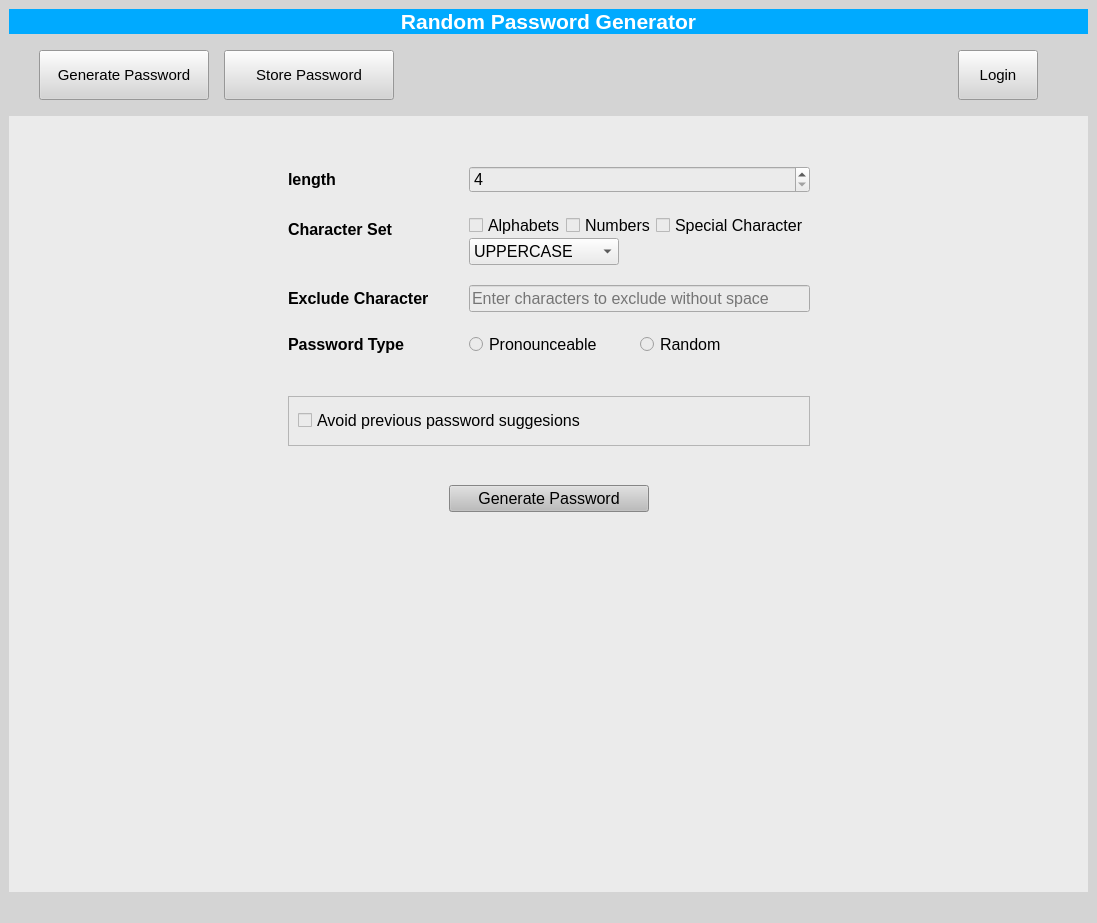
<?xml version="1.0" encoding="UTF-8"?>
<ui version="4.0">
 <class>MainWindow</class>
 <widget class="QMainWindow" name="MainWindow">
  <property name="geometry">
   <rect>
    <x>0</x>
    <y>0</y>
    <width>1097</width>
    <height>923</height>
   </rect>
  </property>
  <property name="windowTitle">
   <string>Random Password Generator</string>
  </property>
  <property name="styleSheet">
   <string notr="true">background-color: rgb(212, 212, 212);</string>
  </property>
  <property name="tabShape">
   <enum>QTabWidget::Rounded</enum>
  </property>
  <property name="dockNestingEnabled">
   <bool>true</bool>
  </property>
  <widget class="QWidget" name="centralwidget">
   <layout class="QVBoxLayout" name="verticalLayout">
    <item>
     <widget class="QLabel" name="AppName_label">
      <property name="maximumSize">
       <size>
        <width>16777215</width>
        <height>80</height>
       </size>
      </property>
      <property name="font">
       <font>
        <pointsize>16</pointsize>
        <weight>75</weight>
        <bold>true</bold>
       </font>
      </property>
      <property name="styleSheet">
       <string notr="true">background-color: rgb(0, 170, 255);
color: rgb(255, 255, 255);</string>
      </property>
      <property name="text">
       <string>Random Password Generator</string>
      </property>
      <property name="alignment">
       <set>Qt::AlignCenter</set>
      </property>
      <property name="margin">
       <number>10</number>
      </property>
     </widget>
    </item>
    <item>
     <layout class="QHBoxLayout" name="MenuLayout">
      <property name="spacing">
       <number>15</number>
      </property>
      <property name="leftMargin">
       <number>30</number>
      </property>
      <property name="topMargin">
       <number>0</number>
      </property>
      <property name="rightMargin">
       <number>50</number>
      </property>
      <property name="bottomMargin">
       <number>0</number>
      </property>
      <item>
       <widget class="QPushButton" name="SimPass_PBtn">
        <property name="minimumSize">
         <size>
          <width>170</width>
          <height>50</height>
         </size>
        </property>
        <property name="maximumSize">
         <size>
          <width>200</width>
          <height>50</height>
         </size>
        </property>
        <property name="font">
         <font>
          <pointsize>11</pointsize>
         </font>
        </property>
        <property name="cursor">
         <cursorShape>PointingHandCursor</cursorShape>
        </property>
        <property name="styleSheet">
         <string notr="true">border-color: rgb(161, 161, 161);</string>
        </property>
        <property name="text">
         <string>Generate Password</string>
        </property>
        <property name="default">
         <bool>false</bool>
        </property>
        <property name="flat">
         <bool>false</bool>
        </property>
       </widget>
      </item>
      <item>
       <widget class="QPushButton" name="AdvPass_PBtn">
        <property name="minimumSize">
         <size>
          <width>170</width>
          <height>50</height>
         </size>
        </property>
        <property name="maximumSize">
         <size>
          <width>200</width>
          <height>50</height>
         </size>
        </property>
        <property name="font">
         <font>
          <pointsize>11</pointsize>
         </font>
        </property>
        <property name="cursor">
         <cursorShape>PointingHandCursor</cursorShape>
        </property>
        <property name="text">
         <string>Store Password</string>
        </property>
       </widget>
      </item>
      <item>
       <spacer name="SpaceFiller_H1">
        <property name="orientation">
         <enum>Qt::Horizontal</enum>
        </property>
        <property name="sizeType">
         <enum>QSizePolicy::Expanding</enum>
        </property>
        <property name="sizeHint" stdset="0">
         <size>
          <width>40</width>
          <height>70</height>
         </size>
        </property>
       </spacer>
      </item>
      <item>
       <widget class="QLabel" name="UserNm_label">
        <property name="font">
         <font>
          <pointsize>12</pointsize>
         </font>
        </property>
        <property name="text">
         <string/>
        </property>
       </widget>
      </item>
      <item>
       <widget class="QPushButton" name="Login_PBtn">
        <property name="maximumSize">
         <size>
          <width>100</width>
          <height>50</height>
         </size>
        </property>
        <property name="font">
         <font>
          <pointsize>11</pointsize>
         </font>
        </property>
        <property name="cursor">
         <cursorShape>PointingHandCursor</cursorShape>
        </property>
        <property name="text">
         <string>Login</string>
        </property>
       </widget>
      </item>
     </layout>
    </item>
    <item>
     <widget class="QStackedWidget" name="stackedWidget">
      <property name="styleSheet">
       <string notr="true">background-color: rgb(235, 235, 235);</string>
      </property>
      <property name="currentIndex">
       <number>0</number>
      </property>
      <widget class="QWidget" name="PassGen_Page">
       <layout class="QHBoxLayout" name="horizontalLayout_5">
        <property name="spacing">
         <number>9</number>
        </property>
        <property name="topMargin">
         <number>50</number>
        </property>
        <item>
         <spacer name="SpaceFiller_H7">
          <property name="orientation">
           <enum>Qt::Horizontal</enum>
          </property>
          <property name="sizeHint" stdset="0">
           <size>
            <width>40</width>
            <height>20</height>
           </size>
          </property>
         </spacer>
        </item>
        <item>
         <layout class="QVBoxLayout" name="verticalLayout_4">
          <property name="spacing">
           <number>39</number>
          </property>
          <item>
           <layout class="QFormLayout" name="PassGen_formLayout">
            <property name="sizeConstraint">
             <enum>QLayout::SetDefaultConstraint</enum>
            </property>
            <property name="fieldGrowthPolicy">
             <enum>QFormLayout::AllNonFixedFieldsGrow</enum>
            </property>
            <property name="horizontalSpacing">
             <number>40</number>
            </property>
            <property name="verticalSpacing">
             <number>20</number>
            </property>
            <property name="leftMargin">
             <number>0</number>
            </property>
            <item row="1" column="0">
             <widget class="QLabel" name="PassLen_label">
              <property name="font">
               <font>
                <pointsize>12</pointsize>
                <weight>75</weight>
                <bold>true</bold>
               </font>
              </property>
              <property name="text">
               <string>length</string>
              </property>
             </widget>
            </item>
            <item row="1" column="1">
             <widget class="QSpinBox" name="PassLength_SEdit">
              <property name="font">
               <font>
                <pointsize>12</pointsize>
               </font>
              </property>
              <property name="minimum">
               <number>4</number>
              </property>
              <property name="value">
               <number>4</number>
              </property>
             </widget>
            </item>
            <item row="2" column="0">
             <widget class="QLabel" name="CharSet_label">
              <property name="font">
               <font>
                <pointsize>12</pointsize>
                <weight>75</weight>
                <bold>true</bold>
               </font>
              </property>
              <property name="text">
               <string>Character Set</string>
              </property>
             </widget>
            </item>
            <item row="2" column="1">
             <layout class="QVBoxLayout" name="charSet_VLayout">
              <item>
               <layout class="QHBoxLayout" name="charsetchoices_Hlayout">
                <item>
                 <widget class="QCheckBox" name="AlphaSet_checkbox">
                  <property name="font">
                   <font>
                    <pointsize>12</pointsize>
                   </font>
                  </property>
                  <property name="cursor">
                   <cursorShape>PointingHandCursor</cursorShape>
                  </property>
                  <property name="text">
                   <string>Alphabets</string>
                  </property>
                 </widget>
                </item>
                <item>
                 <widget class="QCheckBox" name="NumSet_checkbox">
                  <property name="font">
                   <font>
                    <pointsize>12</pointsize>
                   </font>
                  </property>
                  <property name="cursor">
                   <cursorShape>PointingHandCursor</cursorShape>
                  </property>
                  <property name="text">
                   <string>Numbers</string>
                  </property>
                 </widget>
                </item>
                <item>
                 <widget class="QCheckBox" name="SpeCharSet_checkbox">
                  <property name="font">
                   <font>
                    <pointsize>12</pointsize>
                   </font>
                  </property>
                  <property name="cursor">
                   <cursorShape>PointingHandCursor</cursorShape>
                  </property>
                  <property name="text">
                   <string>Special Character</string>
                  </property>
                 </widget>
                </item>
               </layout>
              </item>
              <item>
               <layout class="QHBoxLayout" name="addCharSet_Hlayout">
                <item>
                 <widget class="QComboBox" name="CharCase_combobox">
                  <property name="enabled">
                   <bool>true</bool>
                  </property>
                  <property name="sizePolicy">
                   <sizepolicy hsizetype="Expanding" vsizetype="Fixed">
                    <horstretch>0</horstretch>
                    <verstretch>0</verstretch>
                   </sizepolicy>
                  </property>
                  <property name="minimumSize">
                   <size>
                    <width>0</width>
                    <height>0</height>
                   </size>
                  </property>
                  <property name="maximumSize">
                   <size>
                    <width>150</width>
                    <height>16777215</height>
                   </size>
                  </property>
                  <property name="font">
                   <font>
                    <pointsize>12</pointsize>
                   </font>
                  </property>
                  <property name="cursor">
                   <cursorShape>PointingHandCursor</cursorShape>
                  </property>
                  <property name="frame">
                   <bool>true</bool>
                  </property>
                  <item>
                   <property name="text">
                    <string>UPPERCASE</string>
                   </property>
                  </item>
                  <item>
                   <property name="text">
                    <string>lowercase</string>
                   </property>
                  </item>
                  <item>
                   <property name="text">
                    <string>Both</string>
                   </property>
                  </item>
                 </widget>
                </item>
                <item>
                 <spacer name="SpaceFiller_H2">
                  <property name="orientation">
                   <enum>Qt::Horizontal</enum>
                  </property>
                  <property name="sizeHint" stdset="0">
                   <size>
                    <width>20</width>
                    <height>20</height>
                   </size>
                  </property>
                 </spacer>
                </item>
               </layout>
              </item>
             </layout>
            </item>
            <item row="3" column="0">
             <widget class="QLabel" name="ExcChar_label">
              <property name="font">
               <font>
                <pointsize>12</pointsize>
                <weight>75</weight>
                <bold>true</bold>
               </font>
              </property>
              <property name="text">
               <string>Exclude Character</string>
              </property>
             </widget>
            </item>
            <item row="3" column="1">
             <widget class="QLineEdit" name="ExcChar_lEdit">
              <property name="font">
               <font>
                <pointsize>12</pointsize>
               </font>
              </property>
              <property name="inputMask">
               <string/>
              </property>
              <property name="placeholderText">
               <string>Enter characters to exclude without space</string>
              </property>
             </widget>
            </item>
            <item row="4" column="0">
             <widget class="QLabel" name="PassType_label">
              <property name="font">
               <font>
                <pointsize>12</pointsize>
                <weight>75</weight>
                <bold>true</bold>
               </font>
              </property>
              <property name="text">
               <string>Password Type</string>
              </property>
             </widget>
            </item>
            <item row="4" column="1">
             <layout class="QHBoxLayout" name="passType_HLayout">
              <item>
               <widget class="QRadioButton" name="ProPassType_radiobtn">
                <property name="font">
                 <font>
                  <pointsize>12</pointsize>
                 </font>
                </property>
                <property name="cursor">
                 <cursorShape>PointingHandCursor</cursorShape>
                </property>
                <property name="text">
                 <string>Pronounceable</string>
                </property>
                <attribute name="buttonGroup">
                 <string notr="true">PassType_radiobtnGroup</string>
                </attribute>
               </widget>
              </item>
              <item>
               <widget class="QRadioButton" name="RandomPassType_randombtn">
                <property name="font">
                 <font>
                  <pointsize>12</pointsize>
                 </font>
                </property>
                <property name="cursor">
                 <cursorShape>PointingHandCursor</cursorShape>
                </property>
                <property name="text">
                 <string>Random</string>
                </property>
                <attribute name="buttonGroup">
                 <string notr="true">PassType_radiobtnGroup</string>
                </attribute>
               </widget>
              </item>
             </layout>
            </item>
           </layout>
          </item>
          <item>
           <widget class="QFrame" name="AdvPassOpt_frame">
            <property name="minimumSize">
             <size>
              <width>0</width>
              <height>50</height>
             </size>
            </property>
            <property name="frameShape">
             <enum>QFrame::StyledPanel</enum>
            </property>
            <property name="frameShadow">
             <enum>QFrame::Raised</enum>
            </property>
            <property name="lineWidth">
             <number>1</number>
            </property>
            <layout class="QVBoxLayout" name="verticalLayout_3">
             <property name="spacing">
              <number>20</number>
             </property>
             <item>
              <widget class="QCheckBox" name="NAPassSug_checkbox">
               <property name="font">
                <font>
                 <pointsize>12</pointsize>
                </font>
               </property>
               <property name="cursor">
                <cursorShape>PointingHandCursor</cursorShape>
               </property>
               <property name="text">
                <string>Avoid previous password suggesions</string>
               </property>
              </widget>
             </item>
            </layout>
           </widget>
          </item>
          <item>
           <layout class="QHBoxLayout" name="GenPassBtn_HLayout">
            <item>
             <spacer name="SpaceFiller_H3">
              <property name="orientation">
               <enum>Qt::Horizontal</enum>
              </property>
              <property name="sizeHint" stdset="0">
               <size>
                <width>40</width>
                <height>20</height>
               </size>
              </property>
             </spacer>
            </item>
            <item>
             <widget class="QPushButton" name="GenPass_btn">
              <property name="minimumSize">
               <size>
                <width>200</width>
                <height>0</height>
               </size>
              </property>
              <property name="font">
               <font>
                <pointsize>12</pointsize>
               </font>
              </property>
              <property name="cursor">
               <cursorShape>PointingHandCursor</cursorShape>
              </property>
              <property name="styleSheet">
               <string notr="true">background-color: rgb(188, 188, 188);</string>
              </property>
              <property name="text">
               <string>Generate Password</string>
              </property>
             </widget>
            </item>
            <item>
             <spacer name="SpaceFiller_H4">
              <property name="orientation">
               <enum>Qt::Horizontal</enum>
              </property>
              <property name="sizeHint" stdset="0">
               <size>
                <width>40</width>
                <height>20</height>
               </size>
              </property>
             </spacer>
            </item>
           </layout>
          </item>
          <item>
           <layout class="QHBoxLayout" name="ShowGenPass_Hlayout">
            <item>
             <spacer name="SpaceFiller_H5">
              <property name="orientation">
               <enum>Qt::Horizontal</enum>
              </property>
              <property name="sizeHint" stdset="0">
               <size>
                <width>40</width>
                <height>20</height>
               </size>
              </property>
             </spacer>
            </item>
            <item>
             <widget class="QLabel" name="ShowGenPass_label">
              <property name="maximumSize">
               <size>
                <width>250</width>
                <height>16777215</height>
               </size>
              </property>
              <property name="font">
               <font>
                <pointsize>12</pointsize>
               </font>
              </property>
              <property name="text">
               <string/>
              </property>
             </widget>
            </item>
            <item>
             <widget class="QLabel" name="ShowGenPassPut_label">
              <property name="maximumSize">
               <size>
                <width>200</width>
                <height>16777215</height>
               </size>
              </property>
              <property name="font">
               <font>
                <pointsize>12</pointsize>
                <weight>75</weight>
                <bold>true</bold>
               </font>
              </property>
              <property name="cursor">
               <cursorShape>IBeamCursor</cursorShape>
              </property>
              <property name="text">
               <string/>
              </property>
             </widget>
            </item>
            <item>
             <spacer name="SpaceFiller_H6">
              <property name="orientation">
               <enum>Qt::Horizontal</enum>
              </property>
              <property name="sizeHint" stdset="0">
               <size>
                <width>40</width>
                <height>20</height>
               </size>
              </property>
             </spacer>
            </item>
           </layout>
          </item>
          <item>
           <spacer name="SpaveFiller_V1">
            <property name="orientation">
             <enum>Qt::Vertical</enum>
            </property>
            <property name="sizeHint" stdset="0">
             <size>
              <width>20</width>
              <height>40</height>
             </size>
            </property>
           </spacer>
          </item>
         </layout>
        </item>
        <item>
         <spacer name="SpaceFiller_H8">
          <property name="orientation">
           <enum>Qt::Horizontal</enum>
          </property>
          <property name="sizeHint" stdset="0">
           <size>
            <width>40</width>
            <height>20</height>
           </size>
          </property>
         </spacer>
        </item>
       </layout>
      </widget>
      <widget class="QWidget" name="Login_Page">
       <layout class="QHBoxLayout" name="horizontalLayout_3">
        <item>
         <spacer name="SpaceFiller_H10">
          <property name="orientation">
           <enum>Qt::Horizontal</enum>
          </property>
          <property name="sizeHint" stdset="0">
           <size>
            <width>40</width>
            <height>20</height>
           </size>
          </property>
         </spacer>
        </item>
        <item>
         <widget class="QFrame" name="Login_vFrame">
          <property name="frameShape">
           <enum>QFrame::Box</enum>
          </property>
          <property name="frameShadow">
           <enum>QFrame::Raised</enum>
          </property>
          <layout class="QVBoxLayout" name="verticalLayout_2">
           <property name="topMargin">
            <number>30</number>
           </property>
           <item>
            <widget class="QLabel" name="LoginPage_label">
             <property name="font">
              <font>
               <pointsize>30</pointsize>
              </font>
             </property>
             <property name="text">
              <string>Login</string>
             </property>
             <property name="alignment">
              <set>Qt::AlignCenter</set>
             </property>
            </widget>
           </item>
           <item>
            <spacer name="SpaceFiller_V2">
             <property name="orientation">
              <enum>Qt::Vertical</enum>
             </property>
             <property name="sizeHint" stdset="0">
              <size>
               <width>20</width>
               <height>40</height>
              </size>
             </property>
            </spacer>
           </item>
           <item>
            <layout class="QFormLayout" name="Login_FormLayout">
             <property name="horizontalSpacing">
              <number>20</number>
             </property>
             <property name="verticalSpacing">
              <number>40</number>
             </property>
             <property name="leftMargin">
              <number>20</number>
             </property>
             <property name="topMargin">
              <number>0</number>
             </property>
             <property name="rightMargin">
              <number>50</number>
             </property>
             <property name="bottomMargin">
              <number>20</number>
             </property>
             <item row="1" column="0">
              <widget class="QLabel" name="LoginPass_label">
               <property name="font">
                <font>
                 <pointsize>12</pointsize>
                 <weight>75</weight>
                 <bold>true</bold>
                </font>
               </property>
               <property name="text">
                <string>Password</string>
               </property>
              </widget>
             </item>
             <item row="1" column="1">
              <widget class="QLineEdit" name="LoginPass_lEdit">
               <property name="maximumSize">
                <size>
                 <width>16777215</width>
                 <height>16777215</height>
                </size>
               </property>
               <property name="font">
                <font>
                 <pointsize>12</pointsize>
                </font>
               </property>
              </widget>
             </item>
             <item row="0" column="0">
              <widget class="QLabel" name="LoginUsernm_label">
               <property name="font">
                <font>
                 <pointsize>12</pointsize>
                 <weight>75</weight>
                 <bold>true</bold>
                </font>
               </property>
               <property name="text">
                <string>Username</string>
               </property>
              </widget>
             </item>
             <item row="0" column="1">
              <widget class="QLineEdit" name="LoginUsernm_lEdit">
               <property name="maximumSize">
                <size>
                 <width>16777215</width>
                 <height>16777215</height>
                </size>
               </property>
               <property name="font">
                <font>
                 <pointsize>12</pointsize>
                </font>
               </property>
              </widget>
             </item>
            </layout>
           </item>
           <item>
            <layout class="QHBoxLayout" name="LoginBtn_HLayout">
             <property name="spacing">
              <number>10</number>
             </property>
             <property name="topMargin">
              <number>20</number>
             </property>
             <item>
              <spacer name="SpaceFiller_H12">
               <property name="orientation">
                <enum>Qt::Horizontal</enum>
               </property>
               <property name="sizeHint" stdset="0">
                <size>
                 <width>40</width>
                 <height>20</height>
                </size>
               </property>
              </spacer>
             </item>
             <item>
              <layout class="QVBoxLayout" name="LoginBtn_Vlayout">
               <property name="spacing">
                <number>10</number>
               </property>
               <item>
                <widget class="QPushButton" name="Login_PBtn_2">
                 <property name="maximumSize">
                  <size>
                   <width>16777215</width>
                   <height>16777215</height>
                  </size>
                 </property>
                 <property name="font">
                  <font>
                   <pointsize>12</pointsize>
                   <weight>75</weight>
                   <bold>true</bold>
                  </font>
                 </property>
                 <property name="cursor">
                  <cursorShape>PointingHandCursor</cursorShape>
                 </property>
                 <property name="styleSheet">
                  <string notr="true">background-color: rgb(188, 188, 188);</string>
                 </property>
                 <property name="text">
                  <string>Login</string>
                 </property>
                 <property name="flat">
                  <bool>false</bool>
                 </property>
                </widget>
               </item>
               <item>
                <widget class="QPushButton" name="SignUpLink_Pbtn">
                 <property name="cursor">
                  <cursorShape>PointingHandCursor</cursorShape>
                 </property>
                 <property name="styleSheet">
                  <string notr="true">background-color: qradialgradient(spread:pad, cx:0.5, cy:0.5, radius:0.5, fx:0.5, fy:0.5, stop:0 rgba(255, 162, 162, 80), stop:1 rgba(255, 201, 201, 0));
color: rgb(0, 0, 255);</string>
                 </property>
                 <property name="text">
                  <string>Don't have account ? Sign up here</string>
                 </property>
                 <property name="flat">
                  <bool>true</bool>
                 </property>
                </widget>
               </item>
              </layout>
             </item>
             <item>
              <spacer name="SpaceFiller_H11">
               <property name="orientation">
                <enum>Qt::Horizontal</enum>
               </property>
               <property name="sizeHint" stdset="0">
                <size>
                 <width>40</width>
                 <height>20</height>
                </size>
               </property>
              </spacer>
             </item>
            </layout>
           </item>
           <item>
            <spacer name="SpaceFiller_V3">
             <property name="orientation">
              <enum>Qt::Vertical</enum>
             </property>
             <property name="sizeHint" stdset="0">
              <size>
               <width>20</width>
               <height>40</height>
              </size>
             </property>
            </spacer>
           </item>
           <item>
            <spacer name="SpaceFiller_V4">
             <property name="orientation">
              <enum>Qt::Vertical</enum>
             </property>
             <property name="sizeHint" stdset="0">
              <size>
               <width>20</width>
               <height>40</height>
              </size>
             </property>
            </spacer>
           </item>
          </layout>
         </widget>
        </item>
        <item>
         <spacer name="SpaceFiller_H9">
          <property name="orientation">
           <enum>Qt::Horizontal</enum>
          </property>
          <property name="sizeHint" stdset="0">
           <size>
            <width>40</width>
            <height>20</height>
           </size>
          </property>
         </spacer>
        </item>
       </layout>
      </widget>
      <widget class="QWidget" name="SignUp_Page">
       <layout class="QVBoxLayout" name="verticalLayout_5">
        <item>
         <widget class="QLabel" name="SignUp_label">
          <property name="minimumSize">
           <size>
            <width>0</width>
            <height>0</height>
           </size>
          </property>
          <property name="maximumSize">
           <size>
            <width>16777215</width>
            <height>80</height>
           </size>
          </property>
          <property name="font">
           <font>
            <pointsize>30</pointsize>
           </font>
          </property>
          <property name="text">
           <string>Sign Up</string>
          </property>
          <property name="alignment">
           <set>Qt::AlignCenter</set>
          </property>
         </widget>
        </item>
        <item>
         <layout class="QHBoxLayout" name="SignUpPage_Hlayout">
          <item>
           <spacer name="horizontalSpacer_13">
            <property name="orientation">
             <enum>Qt::Horizontal</enum>
            </property>
            <property name="sizeHint" stdset="0">
             <size>
              <width>40</width>
              <height>20</height>
             </size>
            </property>
           </spacer>
          </item>
          <item>
           <widget class="QFrame" name="frame">
            <property name="frameShape">
             <enum>QFrame::Box</enum>
            </property>
            <layout class="QVBoxLayout" name="SignUpForm_Vlayout">
             <property name="spacing">
              <number>20</number>
             </property>
             <item>
              <layout class="QFormLayout" name="SignUpFill_Formlayout">
               <property name="horizontalSpacing">
                <number>20</number>
               </property>
               <property name="verticalSpacing">
                <number>40</number>
               </property>
               <property name="leftMargin">
                <number>0</number>
               </property>
               <property name="topMargin">
                <number>50</number>
               </property>
               <property name="bottomMargin">
                <number>20</number>
               </property>
               <item row="1" column="0">
                <widget class="QLabel" name="FirNm_label">
                 <property name="font">
                  <font>
                   <pointsize>12</pointsize>
                   <weight>75</weight>
                   <bold>true</bold>
                  </font>
                 </property>
                 <property name="text">
                  <string>First Name</string>
                 </property>
                </widget>
               </item>
               <item row="1" column="1">
                <widget class="QLineEdit" name="FirNm_lEdit">
                 <property name="font">
                  <font>
                   <pointsize>12</pointsize>
                  </font>
                 </property>
                </widget>
               </item>
               <item row="2" column="0">
                <widget class="QLabel" name="MiddleNm_label">
                 <property name="font">
                  <font>
                   <pointsize>12</pointsize>
                   <weight>75</weight>
                   <bold>true</bold>
                  </font>
                 </property>
                 <property name="text">
                  <string>Middle Name</string>
                 </property>
                </widget>
               </item>
               <item row="2" column="1">
                <widget class="QLineEdit" name="MiddleNm_lEdit">
                 <property name="font">
                  <font>
                   <pointsize>12</pointsize>
                  </font>
                 </property>
                </widget>
               </item>
               <item row="3" column="0">
                <widget class="QLabel" name="Surnm_label">
                 <property name="font">
                  <font>
                   <pointsize>12</pointsize>
                   <weight>75</weight>
                   <bold>true</bold>
                  </font>
                 </property>
                 <property name="text">
                  <string>Surname</string>
                 </property>
                </widget>
               </item>
               <item row="3" column="1">
                <widget class="QLineEdit" name="Surnm_lEdit">
                 <property name="font">
                  <font>
                   <pointsize>12</pointsize>
                  </font>
                 </property>
                </widget>
               </item>
               <item row="4" column="0">
                <widget class="QLabel" name="DOB_label">
                 <property name="font">
                  <font>
                   <pointsize>12</pointsize>
                   <weight>75</weight>
                   <bold>true</bold>
                  </font>
                 </property>
                 <property name="text">
                  <string>Date Of Birth</string>
                 </property>
                </widget>
               </item>
               <item row="4" column="1">
                <widget class="QDateEdit" name="DOB_dEdit">
                 <property name="font">
                  <font>
                   <pointsize>12</pointsize>
                  </font>
                 </property>
                </widget>
               </item>
               <item row="5" column="0">
                <widget class="QLabel" name="MobNo_label">
                 <property name="font">
                  <font>
                   <pointsize>12</pointsize>
                   <weight>75</weight>
                   <bold>true</bold>
                  </font>
                 </property>
                 <property name="text">
                  <string>Mobile No.</string>
                 </property>
                </widget>
               </item>
               <item row="5" column="1">
                <widget class="QLineEdit" name="MobNo_lEdit">
                 <property name="font">
                  <font>
                   <pointsize>12</pointsize>
                  </font>
                 </property>
                </widget>
               </item>
               <item row="6" column="0">
                <widget class="QLabel" name="SignUpPass_label">
                 <property name="font">
                  <font>
                   <pointsize>12</pointsize>
                   <weight>75</weight>
                   <bold>true</bold>
                  </font>
                 </property>
                 <property name="text">
                  <string>Password</string>
                 </property>
                </widget>
               </item>
               <item row="6" column="1">
                <widget class="QLineEdit" name="SignUpPass_lEdit">
                 <property name="font">
                  <font>
                   <pointsize>12</pointsize>
                  </font>
                 </property>
                </widget>
               </item>
               <item row="0" column="0">
                <widget class="QLabel" name="label">
                 <property name="font">
                  <font>
                   <pointsize>12</pointsize>
                   <weight>75</weight>
                   <bold>true</bold>
                  </font>
                 </property>
                 <property name="text">
                  <string>Username</string>
                 </property>
                </widget>
               </item>
               <item row="0" column="1">
                <widget class="QLineEdit" name="lineEdit">
                 <property name="font">
                  <font>
                   <pointsize>12</pointsize>
                  </font>
                 </property>
                </widget>
               </item>
              </layout>
             </item>
             <item>
              <layout class="QHBoxLayout" name="SignUpBtn_hlayout">
               <item>
                <spacer name="SpaceFiller_H14">
                 <property name="orientation">
                  <enum>Qt::Horizontal</enum>
                 </property>
                 <property name="sizeHint" stdset="0">
                  <size>
                   <width>40</width>
                   <height>20</height>
                  </size>
                 </property>
                </spacer>
               </item>
               <item>
                <widget class="QPushButton" name="SignUp_PBtn">
                 <property name="minimumSize">
                  <size>
                   <width>150</width>
                   <height>0</height>
                  </size>
                 </property>
                 <property name="font">
                  <font>
                   <pointsize>12</pointsize>
                   <weight>75</weight>
                   <bold>true</bold>
                  </font>
                 </property>
                 <property name="cursor">
                  <cursorShape>PointingHandCursor</cursorShape>
                 </property>
                 <property name="styleSheet">
                  <string notr="true">background-color: rgb(188, 188, 188);</string>
                 </property>
                 <property name="text">
                  <string>Sign Up</string>
                 </property>
                </widget>
               </item>
               <item>
                <spacer name="SpaceFiller_H13">
                 <property name="orientation">
                  <enum>Qt::Horizontal</enum>
                 </property>
                 <property name="sizeHint" stdset="0">
                  <size>
                   <width>40</width>
                   <height>20</height>
                  </size>
                 </property>
                </spacer>
               </item>
              </layout>
             </item>
             <item>
              <spacer name="SpaceFiller_V5">
               <property name="orientation">
                <enum>Qt::Vertical</enum>
               </property>
               <property name="sizeHint" stdset="0">
                <size>
                 <width>20</width>
                 <height>40</height>
                </size>
               </property>
              </spacer>
             </item>
            </layout>
           </widget>
          </item>
          <item>
           <spacer name="horizontalSpacer_12">
            <property name="orientation">
             <enum>Qt::Horizontal</enum>
            </property>
            <property name="sizeHint" stdset="0">
             <size>
              <width>40</width>
              <height>20</height>
             </size>
            </property>
           </spacer>
          </item>
         </layout>
        </item>
       </layout>
      </widget>
     </widget>
    </item>
   </layout>
  </widget>
  <widget class="QStatusBar" name="statusbar"/>
 </widget>
 <tabstops>
  <tabstop>SimPass_PBtn</tabstop>
  <tabstop>AdvPass_PBtn</tabstop>
  <tabstop>Login_PBtn</tabstop>
  <tabstop>PassLength_SEdit</tabstop>
  <tabstop>CharCase_combobox</tabstop>
  <tabstop>AlphaSet_checkbox</tabstop>
  <tabstop>NumSet_checkbox</tabstop>
  <tabstop>SpeCharSet_checkbox</tabstop>
 </tabstops>
 <resources/>
 <connections/>
 <buttongroups>
  <buttongroup name="PassType_radiobtnGroup"/>
 </buttongroups>
</ui>
